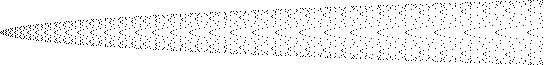

Python code for this plot:
from matplotlib import image
from math import ceil

def layer(offset):
    data = [off for x in range(half)]
    index = offset
    step = 2
    while index < len(data):
        data[index] = on
        index += step
        step += 1
    return data

on = 0
off = 1 - on
size = 32
half = int(ceil(0.5*size*size) + size)

data = []
offset = 0
step = 1
while offset < half:
    data.append(layer(offset))
    offset += step
    step += 1

for x in range(len(data)):
    flip = data[x][:-(size%2)][:]
    flip.reverse()
    data[x] = data[x] + flip

for x in range(2, 2*len(data), 2):
    data = [data[x-1]] + data

image.imsave("dotty_2.png", data, cmap="gray")
